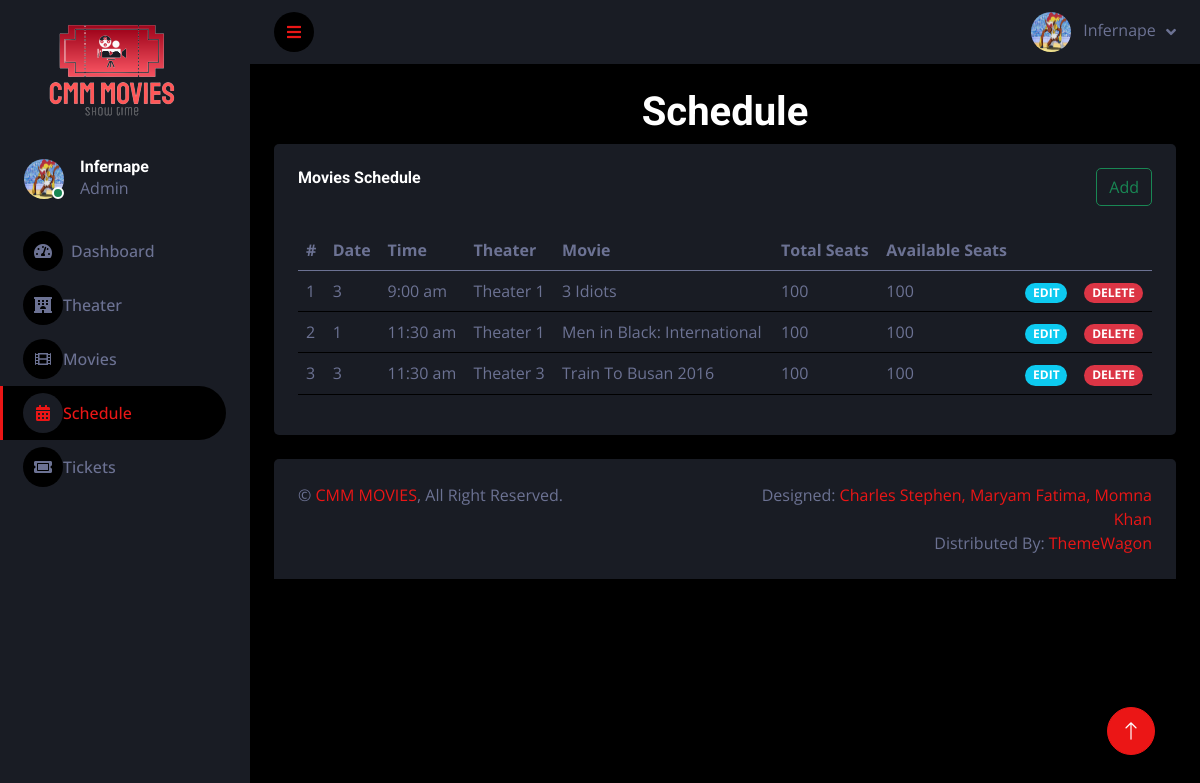
Screenshot of /admin/schedule.php (signed in) with the database file from the repository.
### tables this page shows
CREATE TABLE `movie_sch2` (
  `id` int(11) NOT NULL,
  `movie_date` int(11) NOT NULL,
  `movie_time` int(11) NOT NULL,
  `theater_id` int(11) NOT NULL,
  `movie_id` int(11) NOT NULL,
  `total_seats` int(11) NOT NULL,
  `available_seats` int(11) NOT NULL
);

CREATE TABLE `movie_schedule` (
  `id` int(11) NOT NULL,
  `date` varchar(255) NOT NULL
);

CREATE TABLE `movie_time` (
  `id` int(11) NOT NULL,
  `time` varchar(255) NOT NULL
);

CREATE TABLE `theater` (
  `id` int(11) NOT NULL,
  `name` varchar(255) NOT NULL,
  `screen` varchar(255) NOT NULL,
  `seats` int(11) NOT NULL
);

CREATE TABLE `allmovies` (
  `id` int(11) NOT NULL,
  `movie_cover` varchar(255) NOT NULL,
  `movie_name` varchar(225) NOT NULL,
  `trailer` longtext NOT NULL,
  `movie_description` longtext NOT NULL,
  `genre` longtext NOT NULL,
  `country` varchar(255) NOT NULL,
  `cast` longtext NOT NULL
);

### admin/schedule.php (the view, shortened to what this page needs)
<?php
    $db = mysqli_connect("localhost", "root", "", "my_movie");
        ?>
<!DOCTYPE html>
<html lang="en">
<head>
    <link href="https://cdnjs.cloudflare.com/ajax/libs/font-awesome/5.10.0/css/all.min.css" rel="stylesheet">
    <link href="https://cdn.jsdelivr.net/npm/bootstrap-icons@1.4.1/font/bootstrap-icons.css" rel="stylesheet">
    <link href="lib/owlcarousel/assets/owl.carousel.min.css" rel="stylesheet">
    <link href="lib/tempusdominus/css/tempusdominus-bootstrap-4.min.css" rel="stylesheet" />
    <link href="css/bootstrap.min.css" rel="stylesheet">
    <link href="css/style.css" rel="stylesheet">
</head>
<body>
    <div class="container-fluid position-relative d-flex p-0">
        <div class="sidebar pe-4 pb-3">
            <nav class="navbar bg-secondary navbar-dark">
                <a href="index.php" class="ms-auto me-auto navbar-brand mx-4 mb-3">
                    <h3 class="text-primary"><img src="./img/signage-removebg-preview.png" alt=""></h3>
                </a>
                <div class="d-flex align-items-center ms-4 mb-4">
                    <div class="position-relative">
                        <img class="rounded-circle" src="profile/<?php echo $_SESSION["profile"]; ?>" alt="" style="width: 40px; height: 40px;">
                        <div class="bg-success rounded-circle border border-2 border-white position-absolute end-0 bottom-0 p-1"></div>
                    </div>
                    <div class="ms-3">
                        <h6 class="mb-0"><?php echo $_SESSION["name"]; ?></h6>
                        <span>Admin</span>
                    </div>
                </div>
                <div class="navbar-nav w-100">
                    <a href="index.php" class="nav-item nav-link"><i class="fa fa-tachometer-alt me-2"></i>Dashboard</a>
                    <a href="theater.php" class="nav-item nav-link"><i class="fas fa-hotel"></i>Theater</a>
                    <a href="movie.php" class="nav-item nav-link"><i class="fas fa-film"></i>Movies</a>
                    <a href="schedule.php" class="nav-item nav-link active"><i class="fas fa-calendar-alt"></i>Schedule</a>
                    <a href="tickets.php" class="nav-item nav-link"><i class="fas fa-ticket-alt"></i>Tickets</a>
                </div>
            </nav>
        </div>
        <div class="content">
            <nav class="navbar navbar-expand bg-secondary navbar-dark sticky-top px-4 py-0">
                <a href="#" class="sidebar-toggler flex-shrink-0">
                    <i class="fa fa-bars"></i>
                </a>
                <div class="navbar-nav align-items-center ms-auto">
                    <div class="nav-item dropdown">
                        <a href="#" class="nav-link dropdown-toggle" data-bs-toggle="dropdown">
                            <img class="rounded-circle me-lg-2" src="profile/<?php echo $_SESSION["profile"]; ?>" alt="" style="width: 40px; height: 40px;">
                            <span class="d-none d-lg-inline-flex"><?php echo $_SESSION["name"]; ?></span>
                        </a>
                    </div>
                </div>
            </nav>
            <div class="container-fluid pt-4 px-4">
                <h1 class="text-center">Schedule</h1>
                <div class="row g-4">
                    <div class="col-12">
                        <div class="bg-secondary rounded h-100 p-4">
                            <div class="d-flex justify-content-between mb-4">
                                <h6>Movies Schedule</h6>
                                <button type="button" class="btn btn-outline-success" data-bs-toggle="modal" data-bs-target="#staticBackdrop1">
                                    Add
                                </button>
                            </div>
                            <div class="table-responsive">
                                <table class="table">
                                    <thead>
                                        <tr>
                                            <th class="col">#</th>
                                            <th scope="col">Date</th>
                                            <th class="col">Time</th>
                                            <th class="col">Theater</th>
                                            <th class="col">Movie</th>
                                            <th class="col">Total Seats</th>
                                            <th class="col">Available Seats</th>
                                        </tr>
                                    </thead>
                                    <tbody>
                                        <?php
                                            $sel = "SELECT * FROM `movie_sch2`";
                                            $result = mysqli_query($db, $sel);
                                            if(mysqli_num_rows($result)) {
                                                $i = 0;
                                                while($row = mysqli_fetch_array($result)) {
                                                    $i++;
                                        ?>
                                        <tr>
                                            <td class="align-middle" scope="row"><?php echo $i; ?></td>
                                            <td class="align-middle">
                                                <?php
                                                    $sel1 = "SELECT * FROM `movie_schedule` WHERE `id` = $row[1];";
                                                    $result1 = mysqli_query($db, $sel1);
                                                    $row1 = mysqli_fetch_array($result1);
                                                    echo $row1[1];
                                                ?>
                                            </td>
                                            <td class="align-middle">
                                                <?php
                                                    $sel2 = "SELECT * FROM `movie_time` WHERE `id` = $row[2];";
                                                    $result2 = mysqli_query($db, $sel2);
                                                    $row2 = mysqli_fetch_array($result2);
                                                    echo $row2[1];
                                                ?>
                                            </td>
                                            <td class="align-middle">
                                                <?php
                                                    $sel3 = "SELECT * FROM `theater` WHERE `id` = $row[3];";
                                                    $result3 = mysqli_query($db, $sel3);
                                                    $row3 = mysqli_fetch_array($result3);
                                                    echo $row3[1];
                                                ?>
                                            </td>
                                            <td class="align-middle">
                                                <?php
                                                    $sel4 = "SELECT * FROM `allmovies` WHERE `id` = $row[4];";
                                                    $result4 = mysqli_query($db, $sel4);
                                                    $row4 = mysqli_fetch_array($result4);
                                                    echo $row4[2];
                                                ?>
                                            </td>
                                            <td class="align-middle">
                                                <?php echo $row[5]; ?>
                                            </td>
                                            <td class="align-middle">
                                                <?php echo $row[6]; ?>
                                            </td>
                                            <td class="align-middle"> <a href="schedule_edit.php?id=<?php echo $row[0]; ?>"><span class="badge bg-info rounded-pill badge-sm">EDIT</span></a> </td>
                                            <td class="align-middle"> <span type="button" data-bs-toggle="modal" data-bs-target="#k<?php echo $i; ?>" class="badge bg-danger rounded-pill badge-sm">DELETE</span> </td>
                                        </tr>
                                        <?php
                                                }
                                            }
                                        ?>
                                    </tbody>
                                </table>
                            </div>
                        </div>
                    </div>
                </div>
            </div>
            <div class="container-fluid pt-4 px-4">
                <div class="bg-secondary rounded-top p-4">
                    <div class="row">
                        <div class="col-12 col-sm-6 text-center text-sm-start">
                            &copy; <a href="#">CMM MOVIES</a>, All Right Reserved.
                        </div>
                        <div class="col-12 col-sm-6 text-center text-sm-end">
                            Designed: <a href="#">Charles Stephen, Maryam Fatima, Momna Khan</a>
                            <br>Distributed By: <a href="https://themewagon.com" target="_blank">ThemeWagon</a>
                        </div>
                    </div>
                </div>
            </div>
        </div>
        <a href="#" class="btn btn-lg btn-primary btn-lg-square back-to-top"><i class="bi bi-arrow-up"></i></a>
    </div>
</body>
</html>

### admin/css/style.css (style rules this page uses)
:root { --primary: #EB1616; --secondary: #191C24; --light: #6C7293; --dark: #000000; }
.back-to-top { position: fixed; display: none; right: 45px; bottom: 45px; z-index: 99; }
.btn { transition: .5s; }
.btn-lg-square { width: 48px; height: 48px; }
.btn-square, .btn-sm-square, .btn-lg-square { padding: 0; display: inline-flex; align-items: center; justify-content: center; font-weight: normal; border-radius: 50px; }
.sidebar { position: fixed; top: 0; left: 0; bottom: 0; width: 250px; height: 100vh; overflow-y: auto; background: var(--secondary); transition: 0.5s; z-index: 999; }
.content { margin-left: 250px; min-height: 100vh; background: var(--dark); transition: 0.5s; }
@media (min-width: 992px) { .sidebar { margin-left: 0; } }
@media (min-width: 992px) { .content { width: calc(100% - 250px); } }
.sidebar .navbar .navbar-nav .nav-link { padding: 7px 20px; color: var(--light); font-weight: 500; border-left: 3px solid var(--secondary); border-radius: 0 30px 30px 0; outline: none; }
.sidebar .navbar .navbar-nav .nav-link:hover, .sidebar .navbar .navbar-nav .nav-link.active { color: var(--primary); background: var(--dark); border-color: var(--primary); }
.sidebar .navbar .navbar-nav .nav-link i { width: 40px; height: 40px; display: inline-flex; align-items: center; justify-content: center; background: var(--dark); border-radius: 40px; }
.sidebar .navbar .navbar-nav .nav-link:hover i, .sidebar .navbar .navbar-nav .nav-link.active i { background: var(--secondary); }
.content .navbar .navbar-nav .nav-link { margin-left: 25px; padding: 12px 0; color: var(--light); outline: none; }
.content .navbar .sidebar-toggler, .content .navbar .navbar-nav .nav-link i { width: 40px; height: 40px; display: inline-flex; align-items: center; justify-content: center; background: var(--dark); border-radius: 40px; }
.content .navbar .dropdown-toggle::after { margin-left: 6px; vertical-align: middle; border: none; content: "\f107"; font-family: "Font Awesome 5 Free"; font-weight: 900; transition: .5s; }

### rows the page displays
movie_sch2: movie_schedule.date "3", movie_time.time "9:00 am", theater.name "Theater 1", allmovies.movie_name "3 Idiots", total_seats "100", available_seats "100"
movie_sch2: movie_schedule.date "1", movie_time.time "11:30 am", theater.name "Theater 1", allmovies.movie_name "Men in Black: International", total_seats "100", available_seats "100"
movie_sch2: movie_schedule.date "3", movie_time.time "11:30 am", theater.name "Theater 3", allmovies.movie_name "Train To Busan 2016", total_seats "100", available_seats "100"

### other values shown
$_SESSION["name"] "Infernape"
